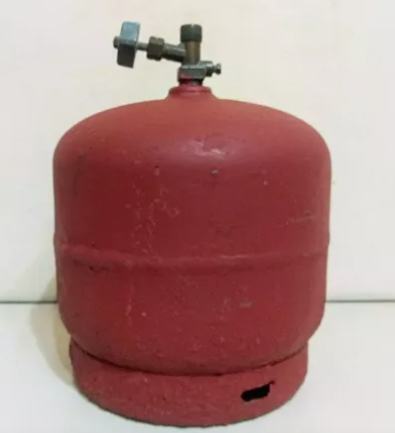
#> input picture garrafaML.png, 395 x 433 px
$ python deteccionBordes.py   (older library calls are emulated)
#> lines starting #> are read from the running program, lines starting #| are printed output that depends on the picture; after the words box and inside, x2 and y2 are one past the last pixel; in counts of white or black regions, pixels touching at a corner belong together
import cv2
import numpy as np

# Cargar la imagen
img = cv2.imread('garrafaML.png')
#> img is the input picture: shape (433, 395, 3); mean B, G, R 137, 139.9, 176.9
gris = cv2.cvtColor(img, cv2.COLOR_BGR2GRAY)
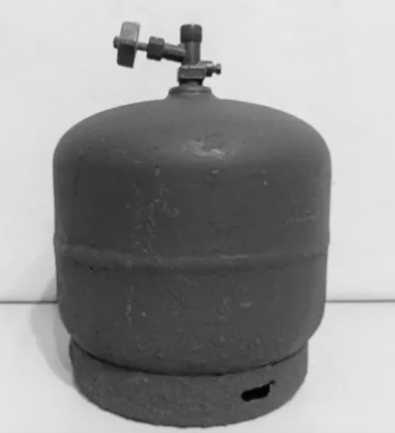
#> gris: shape (433, 395); min 2, max 233, mean 150.6
grisFiltrada=cv2.GaussianBlur(gris, (11, 11), 0)
grisFiltrada = cv2.GaussianBlur(gris, (11, 11), 0)
canny = cv2.Canny(grisFiltrada, 50, 200)
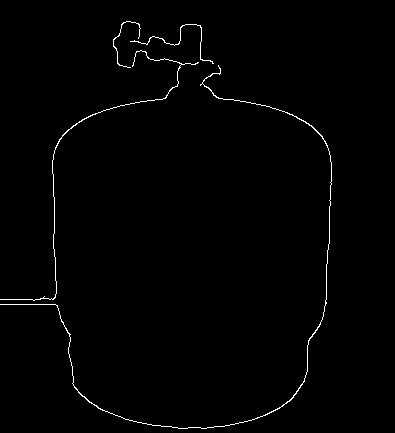
#> canny: shape (433, 395); 0.95% white in thin lines or dots, all inside (x1, y1, x2, y2) = (0, 21, 332, 429)
_,th=cv2.threshold(grisFiltrada, 0, 255, cv2.THRESH_BINARY+cv2.THRESH_OTSU)
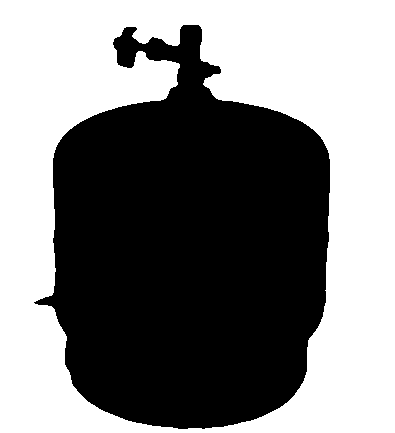
#> th: shape (433, 395); 50.9% white; 1 black region
cv2.imshow('th', th)
#encuentro los contornos en la imagen th
contornos, _ = cv2.findContours(cv2.bitwise_not(th), cv2.RETR_EXTERNAL, cv2.CHAIN_APPROX_SIMPLE)
#> contornos = 1 contour; box (x1, y1, x2, y2) and area: (34, 25, 330, 429) 83303
sortedContornos = sorted(contornos, key=cv2.contourArea, reverse=True)[0]
#> sortedContornos = contour of 533 points, box (x1, y1, x2, y2) (34, 25, 330, 429), area 83303
canny = cv2.Canny(th, 50, 200)
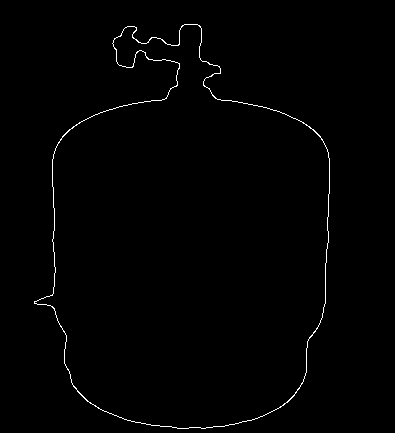
#> canny: shape (433, 395); 0.83% white in thin lines or dots, all inside (x1, y1, x2, y2) = (34, 24, 330, 429)
cv2.imshow('canny2', canny)
#encierro con un rectangulo el contorno
x,y,w,h = cv2.boundingRect(sortedContornos)
#> x = 34; y = 25; w = 296; h = 404
cv2.rectangle(img, (x, y), (x+w, y+h), (0, 255, 0), 2)
#> img: shape (433, 395, 3); 2.45% of pixels changed, all inside (x1, y1, x2, y2) = (33, 24, 332, 431)
cv2.imshow('rectangulo', img)
#filtro con Sobel en la dirección vertical
sobel_y = cv2.Sobel(gris, cv2.CV_64F, 1, 0, ksize=3)
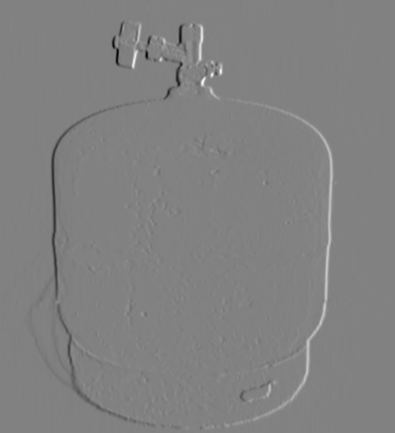
#> sobel_y: shape (433, 395) float64; min -629, max 608, mean 0.1; drawn with min black and max white

# Convertir el resultado a un formato adecuado para mostrar
abs_sobel_y = np.absolute(sobel_y)
sobel_y_8u = np.uint8(abs_sobel_y)

#aplico un umbral
_, sobel_y_8u = cv2.threshold(sobel_y_8u, 100, 255, cv2.THRESH_BINARY)
#> sobel_y_8u: shape (433, 395); 1.5% white in thin lines or dots, all inside (x1, y1, x2, y2) = (51, 21, 333, 427)
#hago un engrosado de los blancos, así el borde blanco se ve mejor
kernel = np.ones((5,5),np.uint8)
sobel_y_8u = cv2.dilate(sobel_y_8u, kernel, iterations = 1)
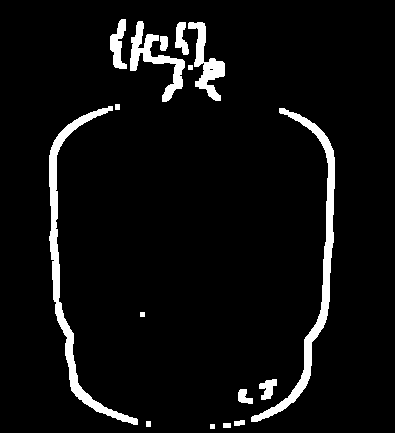
#> sobel_y_8u: shape (433, 395); 5.6% white; 16 white regions
#encuentro los contornos
contornos, _ = cv2.findContours(sobel_y_8u, cv2.RETR_EXTERNAL, cv2.CHAIN_APPROX_SIMPLE)
#> contornos = 16 contours, 3 with area under 20; largest, box (x1, y1, x2, y2) and area: (49, 106, 138, 425) 2588, (251, 108, 335, 422) 2514, (130, 21, 185, 102) 1100, (188, 22, 225, 101) 952, (110, 19, 127, 69) 412
#dibujo los contornos
sortedContornos = sorted(contornos, key=cv2.contourArea, reverse=True)
#> sortedContornos has the same summary as contornos
contornoMax=sortedContornos[1]
#> contornoMax = contour of 227 points, box (x1, y1, x2, y2) (251, 108, 335, 422), area 2514
contornoMax2=sortedContornos[2]
#> contornoMax2 = contour of 124 points, box (x1, y1, x2, y2) (130, 21, 185, 102), area 1100
x,y,w,h = cv2.boundingRect(contornoMax)
#> x = 251; y = 108; w = 84; h = 314
print(x,y,w,h)
#| 251 108 84 314
cv2.drawContours(img, [contornoMax], -1, (0, 255, 255), 3)
cv2.drawContours(img, [contornoMax2], -1, (0, 255, 255), 3)
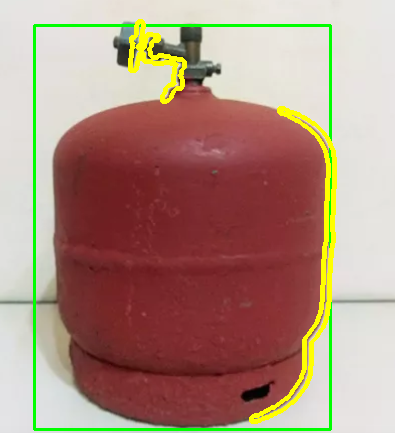
#> img: shape (433, 395, 3); mean B, G, R 128, 143.8, 174.5

# Mostrar y guardar la imagen con los bordes verticales
#cv2.imshow('Bordes Verticales', img)
#cv2.imwrite('garrafaML_bordes_verticales.png', sobel_y_8u)
cv2.waitKey(0)
cv2.destroyAllWindows()
